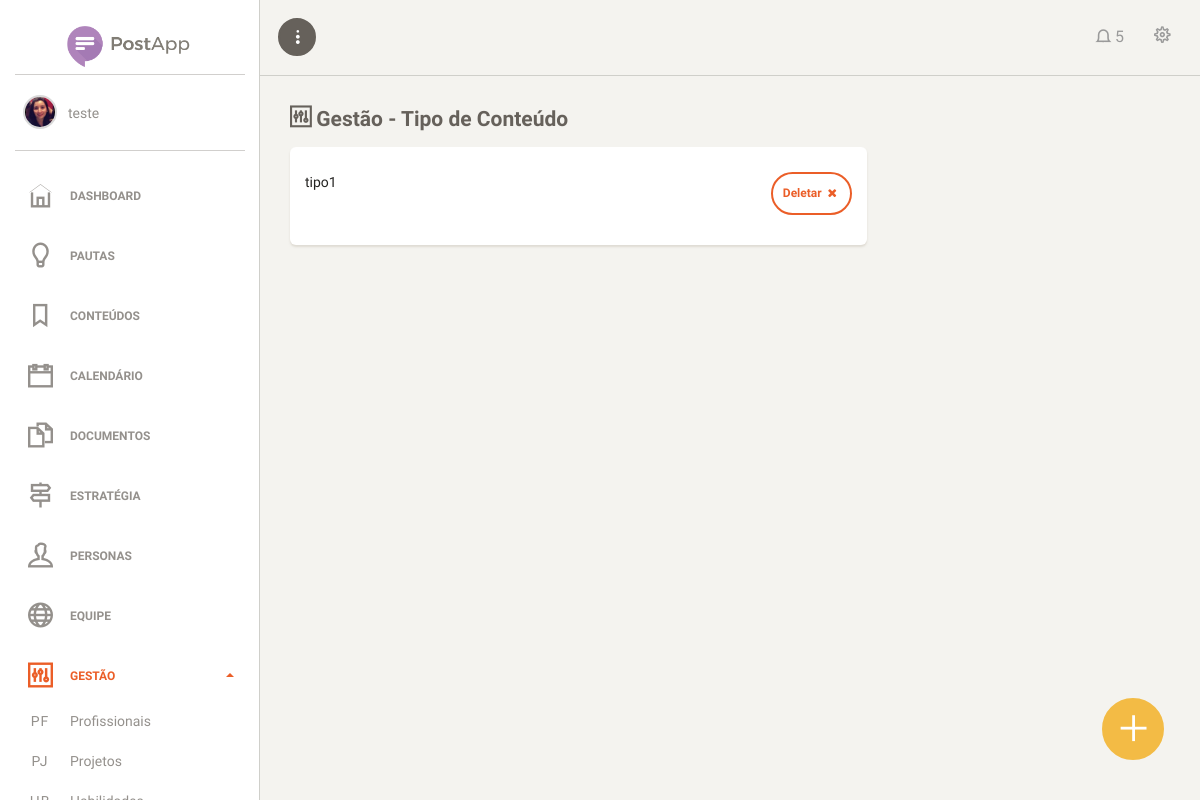
/view/adm/tipo_conteudo.php (signed in), run on an earlier commit of the app's database.
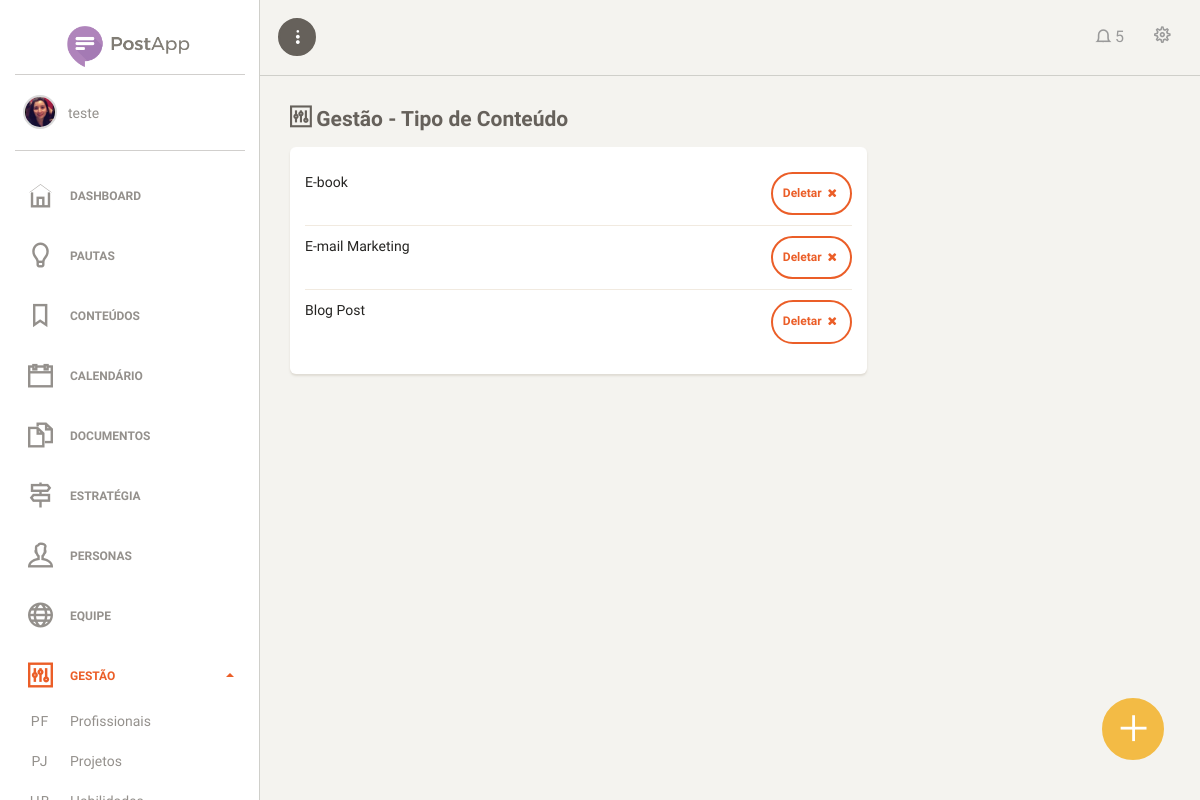
And on a later commit of the database.
### tables this page shows
CREATE TABLE `tipo_tarefa` (
  `id_tipo` int(11) NOT NULL,
  `nome_tarefa` varchar(45) DEFAULT NULL
);

### model/stConexao.php (called while the page is built, shortened)
<?php
class Conexao {
    public static $instance;
    private static $user = USER;
    private static $pass = PASS;
    public static function getInstance() {
        try {
            if (!isset(self::$instance)) {
                self::$instance = new PDO('mysql:host=' . HOST . ';dbname=' . BANCO, self::$user, self::$pass, array(PDO::MYSQL_ATTR_INIT_COMMAND => "SET NAMES utf8"));
                self::$instance->setAttribute(PDO::ATTR_ERRMODE, PDO::ERRMODE_EXCEPTION);
                self::$instance->setAttribute(PDO::ATTR_ORACLE_NULLS, PDO::NULL_EMPTY_STRING);
            }
            return self::$instance;
        } catch (PDOException $ex) {
            echo '<h1>Erro interno de servidor. Por favor, entre em contato com um de nossos desenvolvedores.</h1>';
            echo '<br>email: contato@melhorcomprapocos.com.br';
            echo '<br>Erro'. $ex->getMessage();
            echo '<br>mysql:host=' . HOST . ';dbname=' . BANCO, self::$user, self::$pass, array(PDO::MYSQL_ATTR_INIT_COMMAND => "SET NAMES utf8");
            die();
        }
    }
}

### model/tipo_tarefa.php (called while the page is built, shortened)
<?php
require_once 'stConexao.php';
class tipo_tarefa {
	public static function getAllTiposTaredas() {
			 try {
				$stmt = Conexao::getInstance()->prepare("SELECT * FROM tipo_tarefa");
				$stmt->execute();
				$colunas = array();
				while ($row = $stmt->fetch(PDO::FETCH_OBJ)) {
					array_push($colunas, $row);
				}
				return $colunas;
				} catch(PDOException $ex) {
					return false;
				}
			}
}

### view/adm/tipo_conteudo.php (the view, shortened to what this page needs)
<?php
require_once '../../model/tipo_tarefa.php';
$tiposTarefa = tipo_tarefa::getAllTiposTaredas();
?>
<html lang="pt-br">
    <head>
        <?php require_once './includes/header_imports.php'; ?>
    </head>
    <body>
        <div class="wrapper">
            <?php require_once './includes/side_bar.php'; ?>
            <div class="main-panel">
                <?php require_once './includes/menu_topo.php'; ?>
                <div class="content">
                    <div class="container-fluid">
                        <h4 class="title"><i class="ti-panel"></i> Gestão - Tipo de Conteúdo</h4>
                        <div class="row">
                            <div class="col-md-8">
                                <div class="card">
                                    <div class="card-content">
                                        <ul class="list-unstyled team-members">
                                            <?php foreach ($tiposTarefa as $tipoTarefa) : ?>
                                            <li id="tipo<?= $tipoTarefa->id_tipo ?>">
                                                <div class="row">
                                                    <div class="col-xs-8">
                                                    <?= $tipoTarefa->nome_tarefa ?>
                                                    </div>
                                                    <div class="col-xs-4 text-right">
                                                        <btn class="btn btn-sm btn-danger btn-icon" onclick="deletaTipoTarefa('<?= $tipoTarefa->id_tipo ?>',this);">Deletar <i class="fa fa-times"></i></btn>
                                                    </div>
                                                </div>
                                            </li>
                                            <?php endforeach; ?>
                                        </ul>
                                    </div>
                                </div>
                            </div>
                        </div>
                    </div>
                </div>
                <a href="#" class="btn btn-icon btn-fixed" onclick="funcoes.showSwal('tipoConteudo')">
                    <i class="ti-plus"></i>
                </a>
            </div>
        </div>
    </body>
</html>

What changed in the data, as far as the page shows it:
changed tipo_tarefa: nome_tarefa "tipo1" → "E-book"
added tipo_tarefa: nome_tarefa "E-mail Marketing"
added tipo_tarefa: nome_tarefa "Blog Post"
